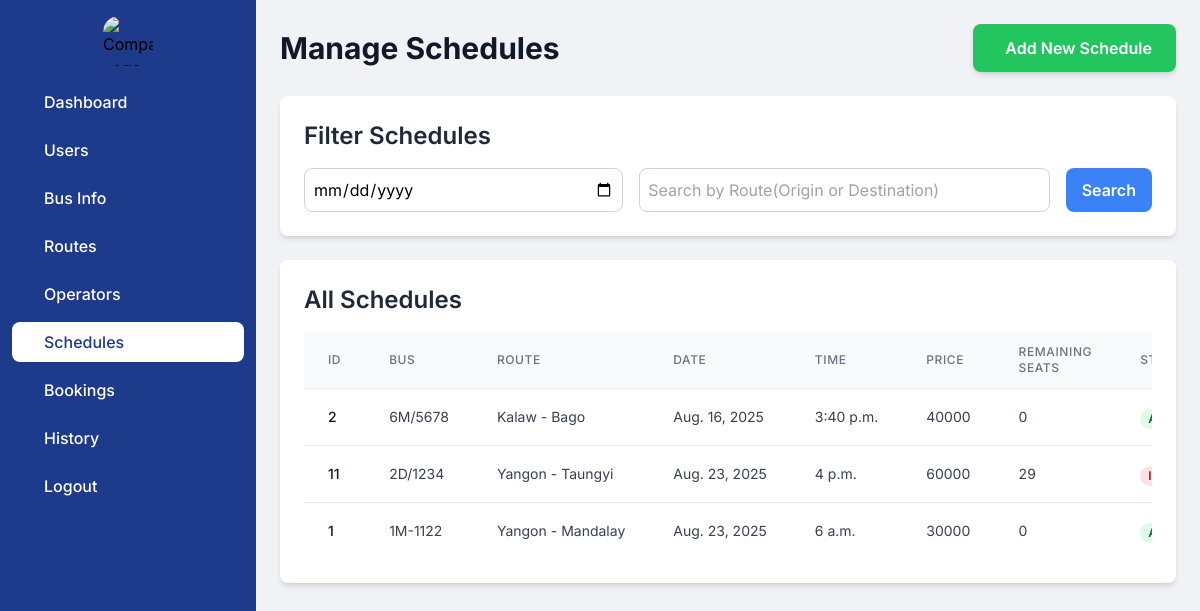
Page /admindashboard/schedule_home/ on the committed database.
### myapp/models.py (models this page shows, shortened)
class Schedule(models.Model):
    bus = models.ForeignKey(Bus,on_delete=models.CASCADE)
    route = models.ForeignKey(Route,on_delete=models.CASCADE)
    date = models.DateField()
    time = models.TimeField()
    price = models.DecimalField(max_digits=5,decimal_places=0)
    del_flag = models.IntegerField(default=0)
    created_date = models.DateTimeField(auto_now_add=True)
    updated_date = models.DateTimeField(auto_now=True)
    class Meta:
        verbose_name_plural = "Schedules"

class Bus(models.Model):
    BUS_TYPES = [
        ('Standard' , 'Standard'),
        ('VIP' , 'VIP')
    ]
    license_no = models.CharField(max_length=15,default='')
    seat_capacity = models.IntegerField(default=30)
    bus_type = models.CharField(max_length = 10,choices=BUS_TYPES)
    del_flag = models.IntegerField(default=0)
    created_date = models.DateTimeField(auto_now_add=True)
    updated_date = models.DateTimeField(auto_now=True)
    operator = models.ForeignKey(Operator,on_delete=models.CASCADE)
    class Meta:
        verbose_name_plural = "List of Buses"

class Route(models.Model):
    origin = models.CharField(max_length=30)
    destination = models.CharField(max_length=30)
    del_flag = models.IntegerField(default=0)
    created_date = models.DateTimeField(auto_now_add=True)
    updated_date = models.DateTimeField(auto_now=True)
    class Meta:
        verbose_name_plural = "Routes"

### myapp/views.py (the view)
# urls.py: path('admindashboard/schedule_home/',views.schedule_home,name='schedule_home'),
def schedule_home(request):
    date_query = request.GET.get('date', '')
    route_query = request.GET.get('route', '')
    schedules = Schedule.objects.all()
    if date_query:
        schedules = schedules.filter(date__icontains=date_query)
    if route_query:
        schedules = schedules.filter(
            Q(route__origin__icontains=route_query) | Q(route__destination__icontains=route_query)
        )
    schedules = schedules.annotate(
        available_seats_count=Count('seat_status', filter=Q(seat_status__seat_status='Available'))
    )
    schedules = schedules.order_by('-updated_date')
    buses = Bus.objects.all()
    routes = Route.objects.all()
    context = {
        'schedules': schedules,
        'buses': buses,
        'routes': routes,
        'date_query': date_query,
        'route_query': route_query,
    }
    return render(request, 'admin/schedule_home.html', context)

### myapp/context_processors.py (called while the page is built)
def route_choices(request):
    origins = Route.objects.values_list('origin', flat=True).distinct()
    destinations = Route.objects.values_list('destination', flat=True).distinct()
    return {
        'origins': origins,
        'destinations': destinations
    }

### templates/admin/schedule_home.html (shortened to what this page needs)
<!DOCTYPE html>
<html lang="en">
<head>
    <script src="https://cdn.tailwindcss.com"></script>
</head>
<body class="flex flex-col md:flex-row h-screen">
    <aside id="logo-sidebar"
           class="fixed inset-y-0 left-0 z-40 w-64 h-full transition-transform duration-300 transform -translate-x-full md:translate-x-0 bg-blue-900"
           aria-label="Sidebar">
        <div class="h-full px-3 py-4 overflow-y-auto">
            <div class="flex justify-center items-center mb-4">
                <img src="https://i.pinimg.com/originals/e2/1c/b5/e21cb58cda4ccf597b05d2048b483c0d.jpg" class="rounded-2xl"
                     alt="Company Logo" style="height:50px;width:50px;">
            </div>
            <ul class="space-y-2 font-medium">
                <li><a href="{% url 'admin_dashboard' %}" class="flex items-center p-2 text-white rounded-lg hover:bg-white group hover:text-blue-900"><span class="ms-3">Dashboard</span></a></li>
                <li><a href="{% url 'user_home' %}" class="flex items-center p-2 text-white rounded-lg hover:bg-white group hover:text-blue-900"><span class="ms-3">Users</span></a></li>
                <li><a href="{% url 'bus_home' %}" class="flex items-center p-2 text-white rounded-lg hover:bg-white group hover:text-blue-900"><span class="flex-1 ms-3 whitespace-nowrap">Bus Info</span></a></li>
                <li><a href="{% url 'route_home' %}" class="flex items-center p-2 text-white rounded-lg hover:bg-white group hover:text-blue-900"><span class="flex-1 ms-3 whitespace-nowrap">Routes</span></a></li>
                <li><a href="{% url 'operator_home' %}" class="flex items-center p-2 text-white rounded-lg hover:bg-white group hover:text-blue-900"><span class="flex-1 ms-3 whitespace-nowrap">Operators</span></a></li>
                <li><a href="#" class="flex items-center p-2 bg-white rounded-lg text-blue-900"><span class="flex-1 ms-3 whitespace-nowrap">Schedules</span></a></li>
                <li><a href="#" class="flex items-center p-2 text-white rounded-lg hover:bg-white group hover:text-blue-900"><span class="flex-1 ms-3 whitespace-nowrap">Bookings</span></a></li>
                <li><a href="#" class="flex items-center p-2 text-white rounded-lg hover:bg-white group hover:text-blue-900"><span class="flex-1 ms-3 whitespace-nowrap">History</span></a></li>
                <li><a href="/logout" class="flex items-center p-2 text-white rounded-lg hover:bg-white group hover:text-blue-900"><span class="flex-1 ms-3 whitespace-nowrap">Logout</span></a></li>
            </ul>
        </div>
    </aside>
    <div class="flex-grow p-4 md:p-6 overflow-y-auto md:ml-64">
        <div class="flex flex-col md:flex-row md:items-center md:justify-between mb-6">
            <h1 class="text-2xl md:text-3xl font-bold text-gray-900 mb-4 md:mb-0">Manage Schedules</h1>
            <a href="{% url 'schedule_add' %}"
               class="px-4 py-2 md:px-6 md:py-3 bg-green-500 text-white rounded-lg font-semibold text-center hover:bg-green-600 transition-colors duration-200 shadow-md flex items-center justify-center w-full md:w-auto">
                 Add New Schedule
            </a>
        </div>
        <div class="bg-white rounded-lg shadow-md p-4 md:p-6 mb-6">
            <h2 class="text-xl md:text-2xl font-semibold text-gray-800 mb-4">Filter Schedules</h2>
            <form action="{% url 'schedule_home' %}" method="get" class="flex flex-col md:flex-row gap-4">
                <input type="date" name="date" placeholder="Search by Date"
                       class="flex-grow p-2 border border-gray-300 rounded-lg focus:outline-none focus:ring-2 focus:ring-blue-500"
                       value="{{ date_query }}">
                <input type="text" name="route" placeholder="Search by Route(Origin or Destination)"
                       class="flex-grow p-2 border border-gray-300 rounded-lg focus:outline-none focus:ring-2 focus:ring-blue-500"
                       value="{{ route_query }}">
                <button type="submit"
                        class="px-4 py-2 bg-blue-500 text-white rounded-lg font-semibold hover:bg-blue-600 transition-colors duration-200 w-full md:w-auto"> Search
                </button>
</form>
        </div>
        <div class="bg-white rounded-lg shadow-md p-4 md:p-6 mb-6">
            <h2 class="text-xl md:text-2xl font-semibold text-gray-800 mb-4">All Schedules</h2>
            <div class="overflow-x-auto">
                <table class="min-w-full divide-y divide-gray-200">
                    <thead class="bg-gray-50">
                        <tr>
                            <th scope="col" class="px-3 md:px-6 py-3 text-left text-xs font-medium text-gray-500 uppercase tracking-wider">ID</th>
                            <th scope="col" class="px-3 md:px-6 py-3 text-left text-xs font-medium text-gray-500 uppercase tracking-wider">Bus</th>
                            <th scope="col" class="px-3 md:px-6 py-3 text-left text-xs font-medium text-gray-500 uppercase tracking-wider">Route</th>
                            <th scope="col" class="px-3 md:px-6 py-3 text-left text-xs font-medium text-gray-500 uppercase tracking-wider">Date</th>
                            <th scope="col" class="px-3 md:px-6 py-3 text-left text-xs font-medium text-gray-500 uppercase tracking-wider">Time</th>
                            <th scope="col" class="px-3 md:px-6 py-3 text-left text-xs font-medium text-gray-500 uppercase tracking-wider">Price</th>
                            <th scope="col" class="px-3 md:px-6 py-3 text-left text-xs font-medium text-gray-500 uppercase tracking-wider">Remaining Seats</th>
                            <th scope="col" class="px-3 md:px-6 py-3 text-left text-xs font-medium text-gray-500 uppercase tracking-wider">Status</th>
                        </tr>
                    </thead>
                    <tbody class="bg-white divide-y divide-gray-200">
                        {% if schedules %}
                            {% for schedule in schedules %}
                            <tr>
                                <td class="px-3 md:px-6 py-4 whitespace-nowrap text-sm font-medium text-gray-900">{{ schedule.id }}</td>
                                <td class="px-3 md:px-6 py-4 whitespace-nowrap text-sm text-gray-700">{{ schedule.bus.license_no}}</td>
                                <td class="px-3 md:px-6 py-4 whitespace-nowrap text-sm text-gray-700">{{ schedule.route.origin }} - {{ schedule.route.destination }}</td>
                                <td class="px-3 md:px-6 py-4 whitespace-nowrap text-sm text-gray-700">{{ schedule.date }}</td>
                                <td class="px-3 md:px-6 py-4 whitespace-nowrap text-sm text-gray-700">{{ schedule.time }}</td>
                                <td class="px-3 md:px-6 py-4 whitespace-nowrap text-sm text-gray-700">{{ schedule.price }}</td>
                                <td class="px-3 md:px-6 py-4 whitespace-nowrap text-sm text-gray-700">{{ schedule.available_seats_count }}</td>
                                <td class="px-3 md:px-6 py-4 whitespace-nowrap">
                                    <span class="px-2 inline-flex text-xs leading-5 font-semibold rounded-full {% if schedule.del_flag == 0 %}bg-green-100 text-green-800{% else %}bg-red-100 text-red-800{% endif %}">
                                    </span>
                                </td>
                            </tr>
                            {% endfor %}
                        {% else %}
                            <tr><td colspan="8" class="px-3 md:px-6 py-4 text-center text-gray-500">No schedules found.</td></tr>
                        {% endif %}
                    </tbody>
                </table>
            </div>
        </div>
    </div>
</body>
</html>

### templates/admin/schedule_home.html (style rules this page uses)
body { font-family: 'Inter', sans-serif; background-color: #f0f2f5; }

### rows in the picture
Schedule: id "2", bus.license_no "6M/5678", route.origin "Kalaw", route.destination "Bago", date "Aug. 16, 2025", time "3:40 p.m.", price "40000", available_seats_count "0"
Schedule: id "11", bus.license_no "2D/1234", route.origin "Yangon", route.destination "Taungyi", date "Aug. 23, 2025", time "4 p.m.", price "60000", available_seats_count "29"
Schedule: id "1", bus.license_no "1M-1122", route.origin "Yangon", route.destination "Mandalay", date "Aug. 23, 2025", time "6 a.m.", price "30000", available_seats_count "0"
